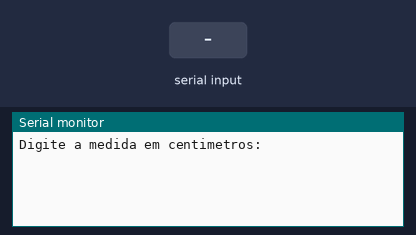
A sketch run on a simulated Arduino Uno, built with avr-gcc and run on an emulated ATmega328P. On the bench: the last lines printed to the serial monitor. The inputs (shaded band) are chosen by the test bench.

Above: at 1.2 s.
1.3 s: "90,45\n" received over Serial
At 3.2 s:
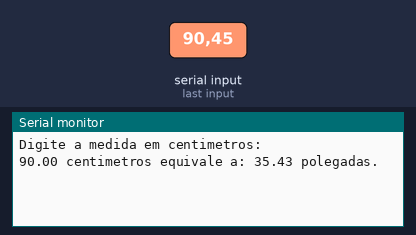
At 7.2 s:
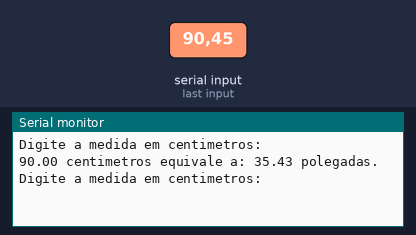

The sketch:

LOPAL_EX_05.ino
```cpp
// Faça um programa que receba a medida em centímetros
// e exiba esse número em polegadas.

// Variáveis
float centimetros = 0;
float polegadas = 0;

void setup()
{
  Serial.begin(9600);//Inicia a comunicação serial
}

void loop()
{
  // Entrada
  Serial.println("Digite a medida em centimetros:");
  while (!Serial.available()) {}//Aguarda o usuário digitar
  centimetros = Serial.parseFloat();//Lê a medida em centímetros
  delay(500);//Pequeno delay para garantir leitura

  // Processamento
  polegadas = centimetros / 2.54;//Converte centímetros para polegadas

  // Saída
  Serial.print(centimetros);
  Serial.print(" centimetros equivale a: ");
  Serial.print(polegadas, 2);//Exibe o resultado com 2 casas decimais
  Serial.println(" polegadas.");

  delay(5000);//Aguarda 5 segundos antes de permitir nova entrada
}
```

Measured:
- after the input at 1.3 s, the serial monitor: prints a new line after 0.50 s (image 1)
